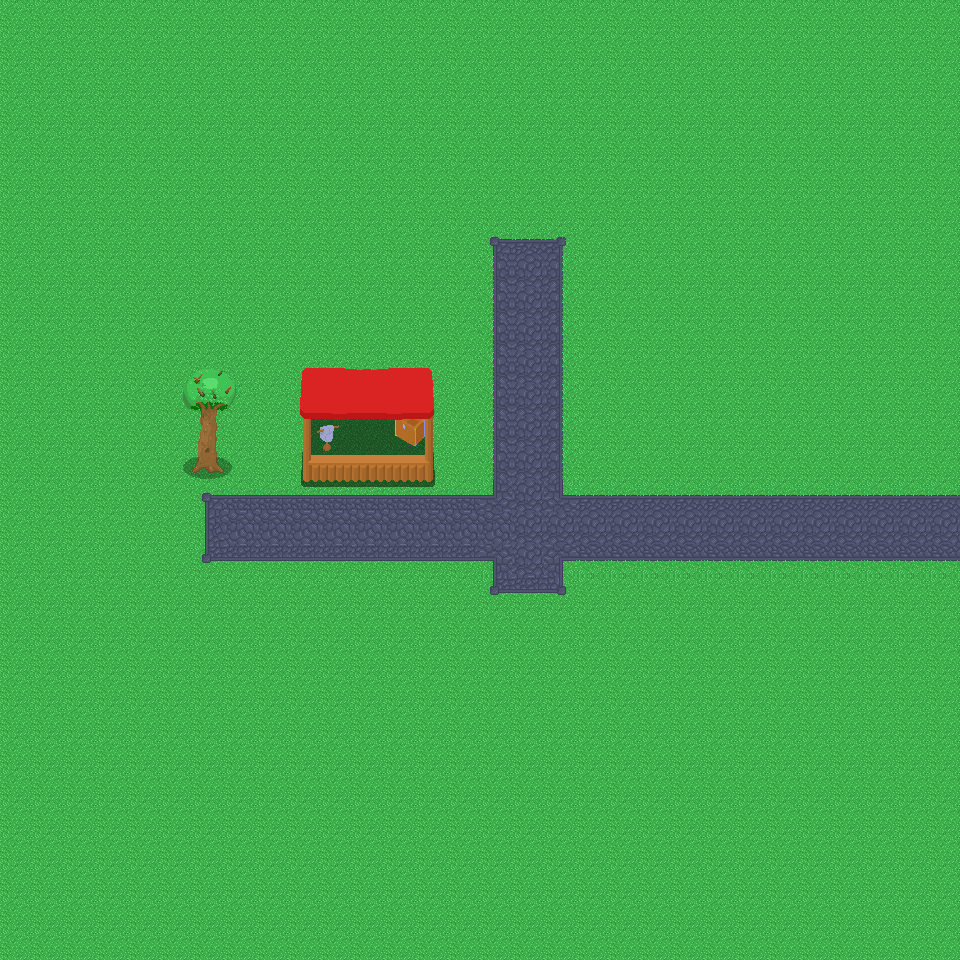

Rendered tile map (Tiled .tmx) drawn with the repository's tilesets; below, a short description and the map source with its tile grids summarised:
An orthogonal 30x30 tile map with 32x32 px tiles, 4 tile layers (Tile Layer 1, caminos, estructurasFrente, estructurasFondo), 2 tilesets and 2 objects (puntoAparicion).

<map version="1.10" tiledversion="1.10.2" orientation="orthogonal" renderorder="right-down" width="30" height="30" tilewidth="32" tileheight="32" infinite="0" nextlayerid="7" nextobjectid="16">
 <tileset firstgid="1" source="exterior.tsx" />
 <tileset firstgid="37" source="tienda.tsx" />
 <layer id="1" name="Tile Layer 1" width="30" height="30">
  <data>[900 cells, 900 non-empty, 3 distinct tile ids]</data>
 </layer>
 <layer id="3" name="caminos" width="30" height="30">
  <data>[900 cells, 99 non-empty, 10 distinct tile ids]</data>
 </layer>
 <layer id="6" name="estructurasFrente" width="30" height="30">
  <data>[900 cells, 22 non-empty, 22 distinct tile ids]</data>
 </layer>
 <layer id="4" name="estructurasFondo" width="30" height="30">
  <data>[900 cells, 12 non-empty, 12 distinct tile ids]</data>
 </layer>
 <objectgroup id="5" name="colisiones">
  <object id="13" x="302.875" y="456.256">
   <polygon points="0,0 -0.125,-1.49828 130,-1.50573 130.25,0.119266 -0.125,0.104358" />
  </object>
  <object id="14" name="puntoAparicion" x="512" y="512" width="32" height="32" />
 </objectgroup>
</map>